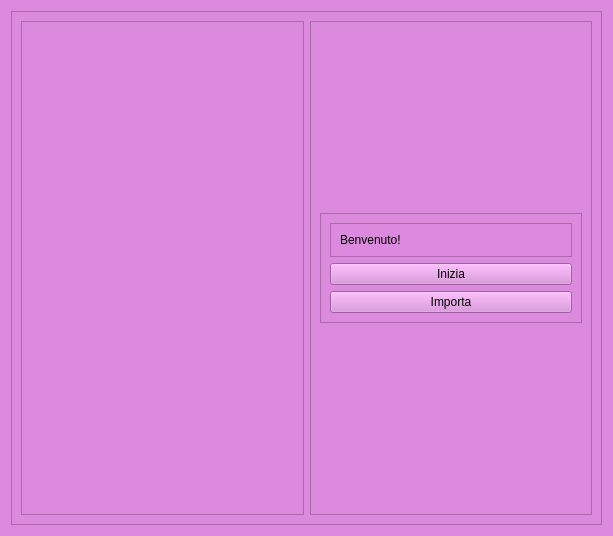
<?xml version="1.0" encoding="UTF-8"?>
<ui version="4.0">
 <class>startWindow</class>
 <widget class="QWidget" name="startWindow">
  <property name="geometry">
   <rect>
    <x>0</x>
    <y>0</y>
    <width>613</width>
    <height>536</height>
   </rect>
  </property>
  <property name="windowTitle">
   <string>Form</string>
  </property>
  <property name="styleSheet">
   <string notr="true">background-color: rgb(220, 138, 221);</string>
  </property>
  <layout class="QHBoxLayout" name="horizontalLayout">
   <item>
    <widget class="QFrame" name="frame_5">
     <property name="frameShape">
      <enum>QFrame::Shape::StyledPanel</enum>
     </property>
     <property name="frameShadow">
      <enum>QFrame::Shadow::Raised</enum>
     </property>
     <layout class="QHBoxLayout" name="horizontalLayout_3">
      <item>
       <widget class="QFrame" name="frame">
        <property name="frameShape">
         <enum>QFrame::Shape::StyledPanel</enum>
        </property>
        <property name="frameShadow">
         <enum>QFrame::Shadow::Raised</enum>
        </property>
       </widget>
      </item>
      <item>
       <widget class="QFrame" name="frame_2">
        <property name="frameShape">
         <enum>QFrame::Shape::StyledPanel</enum>
        </property>
        <property name="frameShadow">
         <enum>QFrame::Shadow::Raised</enum>
        </property>
        <layout class="QVBoxLayout" name="verticalLayout_2">
         <item>
          <spacer name="verticalSpacer">
           <property name="orientation">
            <enum>Qt::Orientation::Vertical</enum>
           </property>
           <property name="sizeHint" stdset="0">
            <size>
             <width>20</width>
             <height>179</height>
            </size>
           </property>
          </spacer>
         </item>
         <item>
          <widget class="QFrame" name="frame_3">
           <property name="frameShape">
            <enum>QFrame::Shape::StyledPanel</enum>
           </property>
           <property name="frameShadow">
            <enum>QFrame::Shadow::Raised</enum>
           </property>
           <layout class="QVBoxLayout" name="verticalLayout">
            <item>
             <widget class="QFrame" name="frame_4">
              <property name="frameShape">
               <enum>QFrame::Shape::StyledPanel</enum>
              </property>
              <property name="frameShadow">
               <enum>QFrame::Shadow::Raised</enum>
              </property>
              <layout class="QHBoxLayout" name="horizontalLayout_2">
               <item>
                <widget class="QLabel" name="label">
                 <property name="text">
                  <string>Benvenuto!</string>
                 </property>
                </widget>
               </item>
              </layout>
             </widget>
            </item>
            <item>
             <widget class="QPushButton" name="buttonInizia">
              <property name="text">
               <string>Inizia</string>
              </property>
             </widget>
            </item>
            <item>
             <widget class="QPushButton" name="buttonImporta">
              <property name="text">
               <string>Importa</string>
              </property>
             </widget>
            </item>
           </layout>
          </widget>
         </item>
         <item>
          <spacer name="verticalSpacer_2">
           <property name="orientation">
            <enum>Qt::Orientation::Vertical</enum>
           </property>
           <property name="sizeHint" stdset="0">
            <size>
             <width>20</width>
             <height>179</height>
            </size>
           </property>
          </spacer>
         </item>
        </layout>
       </widget>
      </item>
     </layout>
    </widget>
   </item>
  </layout>
 </widget>
 <resources/>
 <connections/>
</ui>
